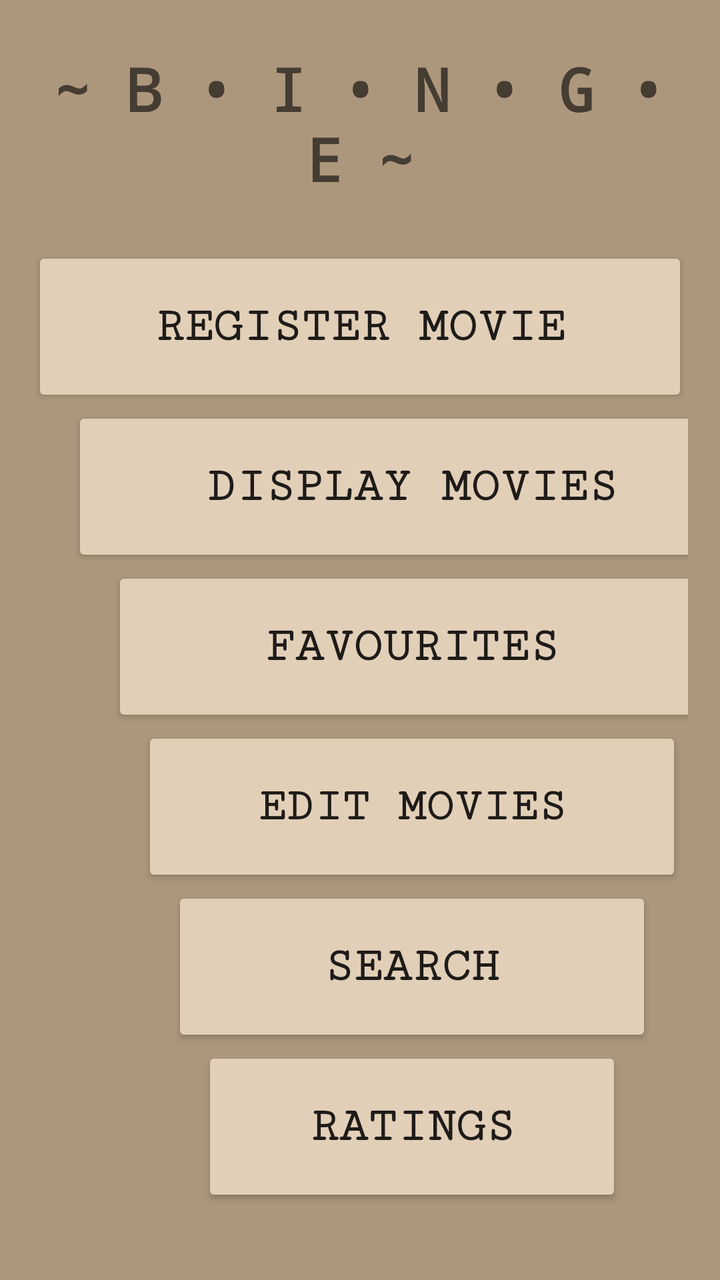
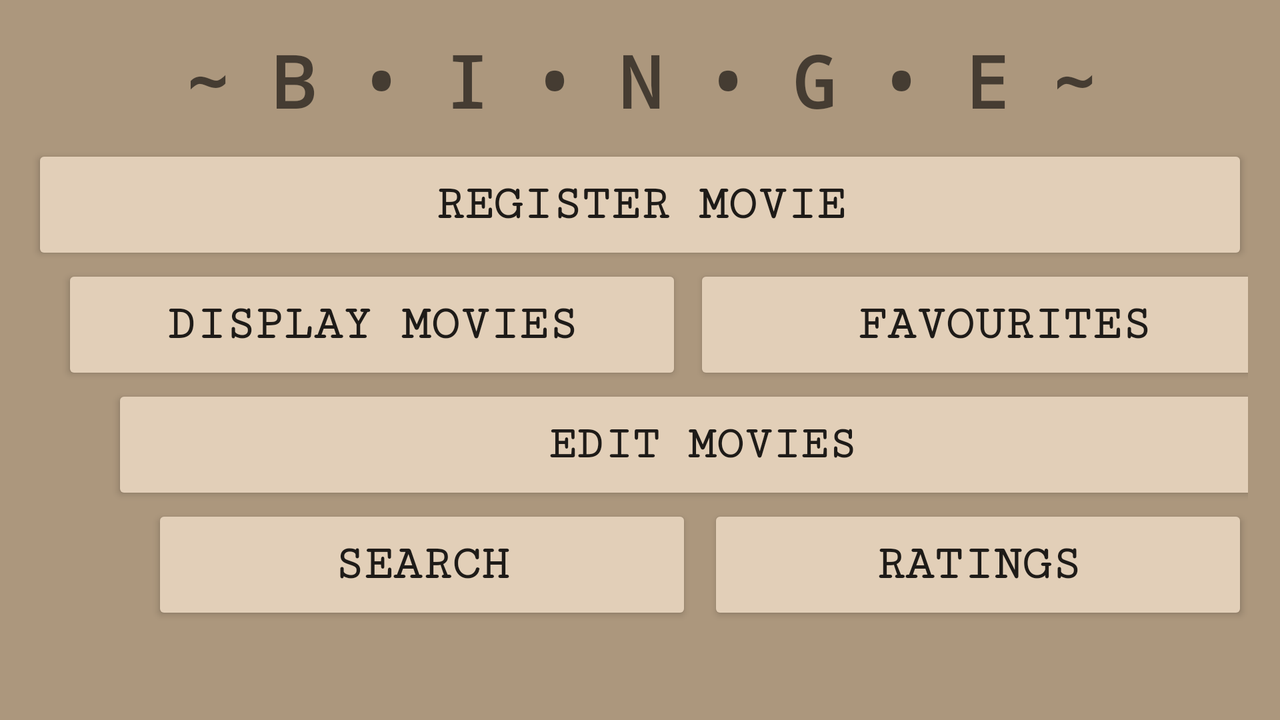

The same Android screen from two of the app's own layout files: first res/layout/ as a phone draws it, then the author's variant for another configuration, drawn on a device whose configuration selects that folder. Both files follow.
<!-- AndroidManifest.xml: application theme Theme.Movies -->
<!-- res/layout/activity_main.xml -->
<?xml version="1.0" encoding="utf-8"?>

<RelativeLayout xmlns:android="http://schemas.android.com/apk/res/android"
    xmlns:app="http://schemas.android.com/apk/res-auto"
    xmlns:tools="http://schemas.android.com/tools"
    android:layout_width="match_parent"
    android:layout_height="match_parent"
    android:background="@color/background_color"
    tools:context=".MainActivity">

    <TextView
        android:id="@+id/main_page_header_text"
        android:layout_width="match_parent"
        android:layout_height="wrap_content"
        android:layout_alignParentStart="true"
        android:layout_alignParentLeft="true"
        android:layout_alignParentTop="true"
        android:layout_alignParentEnd="true"
        android:layout_alignParentRight="true"
        android:layout_marginStart="16dp"
        android:layout_marginLeft="16dp"
        android:layout_marginTop="24dp"
        android:layout_marginEnd="16dp"
        android:layout_marginRight="16dp"
        android:fontFamily="monospace"
        android:gravity="center"
        android:text="@string/app_name"
        android:textAppearance="@style/TextAppearance.AppCompat.Display1"
        android:textSize="30sp"
        android:textStyle="bold" />

    <LinearLayout
        android:layout_width="match_parent"
        android:layout_height="wrap_content"
        android:layout_below="@+id/main_page_header_text"
        android:layout_alignParentStart="true"
        android:layout_alignParentLeft="true"
        android:layout_alignParentEnd="true"
        android:layout_alignParentRight="true"
        android:layout_marginStart="16dp"
        android:layout_marginLeft="16dp"
        android:layout_marginTop="24dp"
        android:layout_marginEnd="16dp"
        android:layout_marginRight="16dp"
        android:orientation="vertical">

        <Button
            android:id="@+id/button_register"
            style="@style/Widget.AppCompat.Button"
            android:layout_width="match_parent"
            android:layout_height="80dp"
            android:fontFamily="serif-monospace"
            android:onClick="launchRegisterActivity"
            android:text="@string/register_movie_label"
            android:textSize="24sp"
            android:textStyle="bold"
            app:backgroundTint="@color/button_color"
            app:icon="@drawable/ic_register"
            app:iconPadding="0dp"
            app:strokeColor="#FFFFFF" />

        <Button
            android:id="@+id/button_display"
            style="@style/Widget.AppCompat.Button"
            android:layout_width="340dp"
            android:layout_height="80dp"
            android:layout_marginStart="20dp"
            android:layout_marginLeft="20dp"
            android:fontFamily="serif-monospace"
            android:onClick="launchDisplayMoviesActivity"
            android:text="@string/display_movies_label"
            android:textSize="24sp"
            android:textStyle="bold"
            app:backgroundTint="@color/button_color"
            app:icon="@drawable/ic_baseline_list_24"
            app:iconPadding="0dp"
            app:strokeColor="#FFFFFF" />

        <Button
            android:id="@+id/button_favourites"
            style="@style/Widget.AppCompat.Button"
            android:layout_width="300dp"
            android:layout_height="80dp"
            android:layout_marginStart="40dp"
            android:layout_marginLeft="40dp"
            android:fontFamily="serif-monospace"
            android:onClick="launchFavouritesActivity"
            android:text="@string/favourites_label"
            android:textSize="24sp"
            android:textStyle="bold"
            app:backgroundTint="@color/button_color"
            app:icon="@drawable/ic_baseline_favorite_24"
            app:iconPadding="0dp" />

        <Button
            android:id="@+id/button_edit"
            style="@style/Widget.AppCompat.Button"
            android:layout_width="270dp"
            android:layout_height="80dp"
            android:layout_marginStart="55dp"
            android:layout_marginLeft="55dp"
            android:fontFamily="serif-monospace"
            android:onClick="launchEditActivity"
            android:text="@string/edit_movies_label"
            android:textSize="23sp"
            android:textStyle="bold"
            app:backgroundTint="@color/button_color"
            app:icon="@drawable/ic_baseline_edit_24"
            app:iconPadding="0dp" />

        <Button
            android:id="@+id/button_search"
            style="@style/Widget.AppCompat.Button"
            android:layout_width="240dp"
            android:layout_height="80dp"
            android:layout_marginStart="70dp"
            android:layout_marginLeft="70dp"
            android:fontFamily="serif-monospace"
            android:onClick="launchSearchActivity"
            android:text="@string/search_label"
            android:textSize="24sp"
            android:textStyle="bold"
            app:backgroundTint="@color/button_color"
            app:icon="@drawable/ic_baseline_search_24"
            app:iconPadding="0dp" />

        <Button
            android:id="@+id/button_ratings"
            style="@style/Widget.AppCompat.Button"
            android:layout_width="210dp"
            android:layout_height="80dp"
            android:layout_marginStart="85dp"
            android:layout_marginLeft="85dp"
            android:fontFamily="serif-monospace"
            android:onClick="launchRatingsActivity"
            android:text="@string/ratings_label"
            android:textSize="24sp"
            android:textStyle="bold"
            app:backgroundTint="@color/button_color"
            app:icon="@drawable/ic_white_star"
            app:iconPadding="0dp" />

    </LinearLayout>
</RelativeLayout>
<!-- resources referenced by this layout -->
<resources>
  <color name="background_color">#AC977D</color>
  <color name="button_color">#e2cfb8</color>
  <!-- drawable ic_baseline_edit_24 (drawable) -->
  <vector android:height="32dp" android:tint="#D8D8D8"
      android:viewportHeight="24" android:viewportWidth="24"
      android:width="32dp" xmlns:android="http://schemas.android.com/apk/res/android">
      <path android:fillColor="@android:color/white" android:pathData="M3,17.25V21h3.75L17.81,9.94l-3.75,-3.75L3,17.25zM20.71,7.04c0.39,-0.39 0.39,-1.02 0,-1.41l-2.34,-2.34c-0.39,-0.39 -1.02,-0.39 -1.41,0l-1.83,1.83 3.75,3.75 1.83,-1.83z"/>
  </vector>
  <!-- drawable ic_baseline_favorite_24 (drawable) -->
  <vector android:height="32dp" android:tint="#D8D8D8"
      android:viewportHeight="24" android:viewportWidth="24"
      android:width="32dp" xmlns:android="http://schemas.android.com/apk/res/android">
      <path android:fillColor="@android:color/white" android:pathData="M12,21.35l-1.45,-1.32C5.4,15.36 2,12.28 2,8.5 2,5.42 4.42,3 7.5,3c1.74,0 3.41,0.81 4.5,2.09C13.09,3.81 14.76,3 16.5,3 19.58,3 22,5.42 22,8.5c0,3.78 -3.4,6.86 -8.55,11.54L12,21.35z"/>
  </vector>
  <!-- drawable ic_baseline_list_24 (drawable) -->
  <vector android:height="32dp" android:tint="#D8D8D8"
      android:viewportHeight="24" android:viewportWidth="24"
      android:width="32dp" xmlns:android="http://schemas.android.com/apk/res/android">
      <path android:fillColor="@android:color/white" android:pathData="M3,13h2v-2L3,11v2zM3,17h2v-2L3,15v2zM3,9h2L5,7L3,7v2zM7,13h14v-2L7,11v2zM7,17h14v-2L7,15v2zM7,7v2h14L21,7L7,7z"/>
  </vector>
  <!-- drawable ic_baseline_search_24 (drawable) -->
  <vector android:height="40dp" android:tint="#D8D8D8"
      android:viewportHeight="24" android:viewportWidth="24"
      android:width="40dp" xmlns:android="http://schemas.android.com/apk/res/android">
      <path android:fillColor="@android:color/white" android:pathData="M15.5,14h-0.79l-0.28,-0.27C15.41,12.59 16,11.11 16,9.5 16,5.91 13.09,3 9.5,3S3,5.91 3,9.5 5.91,16 9.5,16c1.61,0 3.09,-0.59 4.23,-1.57l0.27,0.28v0.79l5,4.99L20.49,19l-4.99,-5zM9.5,14C7.01,14 5,11.99 5,9.5S7.01,5 9.5,5 14,7.01 14,9.5 11.99,14 9.5,14z"/>
  </vector>
  <!-- drawable ic_register (drawable) -->
  <vector android:height="40dp" android:tint="#D8D8D8"
      android:viewportHeight="32" android:viewportWidth="32"
      android:width="40dp" xmlns:android="http://schemas.android.com/apk/res/android">
      <path android:fillColor="@android:color/white" android:pathData="M21,6h-7.59l3.29,-3.29L16,2l-4,4 -4,-4 -0.71,0.71L10.59,6L3,6c-1.1,0 -2,0.89 -2,2v12c0,1.1 0.9,2 2,2h18c1.1,0 2,-0.9 2,-2L23,8c0,-1.11 -0.9,-2 -2,-2zM21,20L3,20L3,8h18v12zM9,10v8l7,-4z"/>
  </vector>
  <!-- drawable ic_white_star (drawable) -->
  <vector android:height="32dp" android:tint="#FFFFFF"
      android:viewportHeight="24" android:viewportWidth="24"
      android:width="32dp" xmlns:android="http://schemas.android.com/apk/res/android">
      <path android:fillColor="@android:color/black" android:pathData="M12,17.27L18.18,21l-1.64,-7.03L22,9.24l-7.19,-0.61L12,2 9.19,8.63 2,9.24l5.46,4.73L5.82,21z"/>
  </vector>
  <string name="app_name">~ B • I • N • G • E ~</string>
  <string name="display_movies_label">Display Movies</string>
  <string name="edit_movies_label">Edit Movies</string>
  <string name="favourites_label">Favourites</string>
  <string name="ratings_label">Ratings</string>
  <string name="register_movie_label">Register Movie</string>
  <string name="search_label">Search</string>
  <color name="color_primary">#041837</color>
  <color name="purple_500">#FF6200EE</color>
  <color name="font_color">#041837</color>
  <color name="color_secondary">#041837</color>
  <color name="teal_700">#FF018786</color>
  <color name="black">#FF000000</color>
  <color name="component_color">#ECEAE9</color>
  <color name="color_on_background">#bfab93</color>
</resources>
<!-- res/layout-land/activity_main.xml (the author's variant of the layout above) -->
<!-- drawn on the phone turned sideways -->
<?xml version="1.0" encoding="utf-8"?>
<RelativeLayout xmlns:android="http://schemas.android.com/apk/res/android"
    xmlns:app="http://schemas.android.com/apk/res-auto"
    xmlns:tools="http://schemas.android.com/tools"
    android:layout_width="match_parent"
    android:layout_height="match_parent"
    android:background="@color/background_color"
    tools:context=".MainActivity">

    <TextView
        android:id="@+id/main_page_header_text"
        android:layout_width="match_parent"
        android:layout_height="wrap_content"
        android:layout_alignParentStart="true"
        android:layout_alignParentLeft="true"
        android:layout_alignParentTop="true"
        android:layout_alignParentEnd="true"
        android:layout_alignParentRight="true"
        android:layout_marginStart="16dp"
        android:layout_marginLeft="16dp"
        android:layout_marginTop="16dp"
        android:layout_marginEnd="16dp"
        android:layout_marginRight="16dp"
        android:fontFamily="monospace"
        android:gravity="center"
        android:text="@string/app_name"
        android:textAppearance="@style/TextAppearance.AppCompat.Display1"
        android:textSize="36sp"
        android:textStyle="bold" />

    <LinearLayout
        android:layout_width="match_parent"
        android:layout_height="wrap_content"
        android:layout_below="@+id/main_page_header_text"
        android:layout_alignParentStart="true"
        android:layout_alignParentLeft="true"
        android:layout_alignParentEnd="true"
        android:layout_alignParentRight="true"
        android:layout_marginStart="16dp"
        android:layout_marginLeft="16dp"
        android:layout_marginTop="8dp"
        android:layout_marginEnd="16dp"
        android:layout_marginRight="16dp"
        android:orientation="vertical">

        <Button
            android:id="@+id/button_register"
            style="@style/Widget.AppCompat.Button"
            android:layout_width="match_parent"
            android:layout_height="60dp"
            android:fontFamily="serif-monospace"
            android:onClick="launchRegisterActivity"
            android:text="@string/register_movie_label"
            android:textSize="24sp"
            android:textStyle="bold"
            app:backgroundTint="@color/button_color"
            app:icon="@drawable/ic_register"
            app:iconPadding="0dp"
            app:strokeColor="#FFFFFF" />

        <LinearLayout
            android:layout_width="match_parent"
            android:layout_height="match_parent"
            android:orientation="horizontal">

            <Button
                android:id="@+id/button_display"
                style="@style/Widget.AppCompat.Button"
                android:layout_width="310dp"
                android:layout_height="60dp"
                android:layout_marginStart="15dp"
                android:layout_marginLeft="15dp"
                android:fontFamily="serif-monospace"
                android:onClick="launchDisplayMoviesActivity"
                android:text="@string/display_movies_label"
                android:textSize="24sp"
                android:textStyle="bold"
                app:backgroundTint="@color/button_color"
                app:icon="@drawable/ic_baseline_list_24"
                app:iconPadding="0dp"
                app:strokeColor="#FFFFFF" />

            <Button
                android:id="@+id/button_favourites"
                style="@style/Widget.AppCompat.Button"
                android:layout_width="310dp"
                android:layout_height="60dp"
                android:layout_marginStart="6dp"
                android:layout_marginLeft="6dp"
                android:fontFamily="serif-monospace"
                android:onClick="launchFavouritesActivity"
                android:text="@string/favourites_label"
                android:textSize="24sp"
                android:textStyle="bold"
                app:backgroundTint="@color/button_color"
                app:icon="@drawable/ic_baseline_favorite_24"
                app:iconPadding="0dp" />
        </LinearLayout>

        <Button
            android:id="@+id/button_edit"
            style="@style/Widget.AppCompat.Button"
            android:layout_width="590dp"
            android:layout_height="60dp"
            android:layout_marginStart="40dp"
            android:layout_marginLeft="40dp"
            android:fontFamily="serif-monospace"
            android:onClick="launchEditActivity"
            android:text="@string/edit_movies_label"
            android:textSize="23sp"
            android:textStyle="bold"
            app:backgroundTint="@color/button_color"
            app:icon="@drawable/ic_baseline_edit_24"
            app:iconPadding="0dp" />

        <LinearLayout
            android:layout_width="match_parent"
            android:layout_height="match_parent"
            android:orientation="horizontal">

            <Button
                android:id="@+id/button_search"
                style="@style/Widget.AppCompat.Button"
                android:layout_width="270dp"
                android:layout_height="60dp"
                android:layout_marginStart="60dp"
                android:layout_marginLeft="60dp"
                android:fontFamily="serif-monospace"
                android:onClick="launchSearchActivity"
                android:text="@string/search_label"
                android:textSize="24sp"
                android:textStyle="bold"
                app:backgroundTint="@color/button_color"
                app:icon="@drawable/ic_baseline_search_24"
                app:iconPadding="0dp" />

            <Button
                android:id="@+id/button_ratings"
                style="@style/Widget.AppCompat.Button"
                android:layout_width="270dp"
                android:layout_height="60dp"
                android:layout_marginStart="8dp"
                android:layout_marginLeft="8dp"
                android:fontFamily="serif-monospace"
                android:onClick="launchRatingsActivity"
                android:text="@string/ratings_label"
                android:textSize="24sp"
                android:textStyle="bold"
                app:backgroundTint="@color/button_color"
                app:icon="@drawable/ic_white_star"
                app:iconPadding="0dp" />
        </LinearLayout>

    </LinearLayout>
</RelativeLayout>
